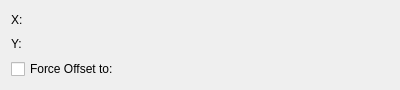
<?xml version="1.0" encoding="UTF-8"?>
<ui version="4.0">
 <class>FitGaussian_UnweightedConfig</class>
 <widget class="QWidget" name="FitGaussian_UnweightedConfig">
  <property name="geometry">
   <rect>
    <x>0</x>
    <y>0</y>
    <width>400</width>
    <height>90</height>
   </rect>
  </property>
  <property name="minimumSize">
   <size>
    <width>400</width>
    <height>0</height>
   </size>
  </property>
  <layout class="QGridLayout" name="gridLayout_2">
   <item row="2" column="0">
    <widget class="QCheckBox" name="_forceOffset">
     <property name="sizePolicy">
      <sizepolicy hsizetype="Fixed" vsizetype="Fixed">
       <horstretch>0</horstretch>
       <verstretch>0</verstretch>
      </sizepolicy>
     </property>
     <property name="text">
      <string>Force Offset to:</string>
     </property>
    </widget>
   </item>
   <item row="2" column="1">
    <widget class="Kst::ScalarSelector" name="_scalarOffset" native="true">
     <property name="minimumSize">
      <size>
       <width>30</width>
       <height>0</height>
      </size>
     </property>
    </widget>
   </item>
   <item row="1" column="0" colspan="2">
    <layout class="QHBoxLayout" name="horizontalLayout">
     <item>
      <widget class="QLabel" name="label_3">
       <property name="sizePolicy">
        <sizepolicy hsizetype="Fixed" vsizetype="Fixed">
         <horstretch>0</horstretch>
         <verstretch>0</verstretch>
        </sizepolicy>
       </property>
       <property name="text">
        <string comment="The Y axis of a plo">Y:</string>
       </property>
       <property name="wordWrap">
        <bool>false</bool>
       </property>
      </widget>
     </item>
     <item>
      <widget class="Kst::VectorSelector" name="_vectorY" native="true">
       <property name="sizePolicy">
        <sizepolicy hsizetype="Expanding" vsizetype="Preferred">
         <horstretch>0</horstretch>
         <verstretch>0</verstretch>
        </sizepolicy>
       </property>
      </widget>
     </item>
    </layout>
   </item>
   <item row="0" column="0" colspan="2">
    <layout class="QHBoxLayout" name="horizontalLayout_2">
     <item>
      <widget class="QLabel" name="label_4">
       <property name="sizePolicy">
        <sizepolicy hsizetype="Fixed" vsizetype="Fixed">
         <horstretch>0</horstretch>
         <verstretch>0</verstretch>
        </sizepolicy>
       </property>
       <property name="text">
        <string comment="The X axis of a plot">X:</string>
       </property>
       <property name="wordWrap">
        <bool>false</bool>
       </property>
      </widget>
     </item>
     <item>
      <widget class="Kst::VectorSelector" name="_vectorX" native="true">
       <property name="sizePolicy">
        <sizepolicy hsizetype="Expanding" vsizetype="Preferred">
         <horstretch>0</horstretch>
         <verstretch>0</verstretch>
        </sizepolicy>
       </property>
      </widget>
     </item>
    </layout>
   </item>
  </layout>
 </widget>
 <layoutdefault spacing="6" margin="11"/>
 <customwidgets>
  <customwidget>
   <class>Kst::VectorSelector</class>
   <extends>QWidget</extends>
   <header>vectorselector.h</header>
  </customwidget>
  <customwidget>
   <class>Kst::ScalarSelector</class>
   <extends>QWidget</extends>
   <header>scalarselector.h</header>
  </customwidget>
 </customwidgets>
 <resources/>
 <connections/>
</ui>
